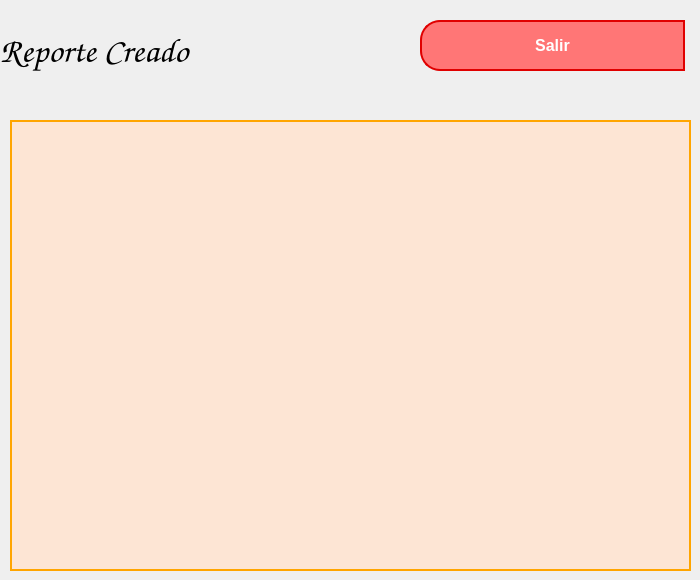
             <widget class="QWidget" name="showReport">
              <widget class="QLabel" name="label_9">
               <property name="geometry">
                <rect>
                 <x>0</x>
                 <y>-20</y>
                 <width>411</width>
                 <height>141</height>
                </rect>
               </property>
               <property name="font">
                <font>
                 <family>Comic Sans MS</family>
                 <pointsize>26</pointsize>
                 <weight>50</weight>
                 <bold>false</bold>
                </font>
               </property>
               <property name="text">
                <string>Reporte Creado</string>
               </property>
               <property name="alignment">
                <set>Qt::AlignLeading|Qt::AlignLeft|Qt::AlignVCenter</set>
               </property>
              </widget>
              <widget class="QWidget" name="panel_imagen_reporteCreado" native="true">
               <property name="geometry">
                <rect>
                 <x>10</x>
                 <y>120</y>
                 <width>681</width>
                 <height>451</height>
                </rect>
               </property>
               <property name="styleSheet">
                <string notr="true">QWidget {
    border: 2px solid #FFA500; /* Naranja */
    background-color: rgb(253,229,212);
    padding: 10px;
}</string>
               </property>
              </widget>
              <widget class="QPushButton" name="go_login_CM_Actividades_2">
               <property name="geometry">
                <rect>
                 <x>420</x>
                 <y>20</y>
                 <width>265</width>
                 <height>51</height>
                </rect>
               </property>
               <property name="styleSheet">
                <string notr="true">QPushButton {
    background-color: #ff7676;
    border: 2px solid #e00000; 
    color: white;
    font-size: 16px;
    font-weight: bold;
    padding: 10px;
	border-top-left-radius:20px;
	border-bottom-left-radius:20px;

}

QPushButton:hover {
    background-color:#c20000; 
    border: 2px solid #c20000; 
}</string>
               </property>
               <property name="text">
                <string>Salir</string>
               </property>
               <property name="icon">
                <iconset resource="res1.qrc">
                 <normaloff>:/images/bt_back.png</normaloff>:/images/bt_back.png</iconset>
               </property>
               <property name="iconSize">
                <size>
                 <width>30</width>
                 <height>30</height>
                </size>
               </property>
              </widget>
             </widget>
